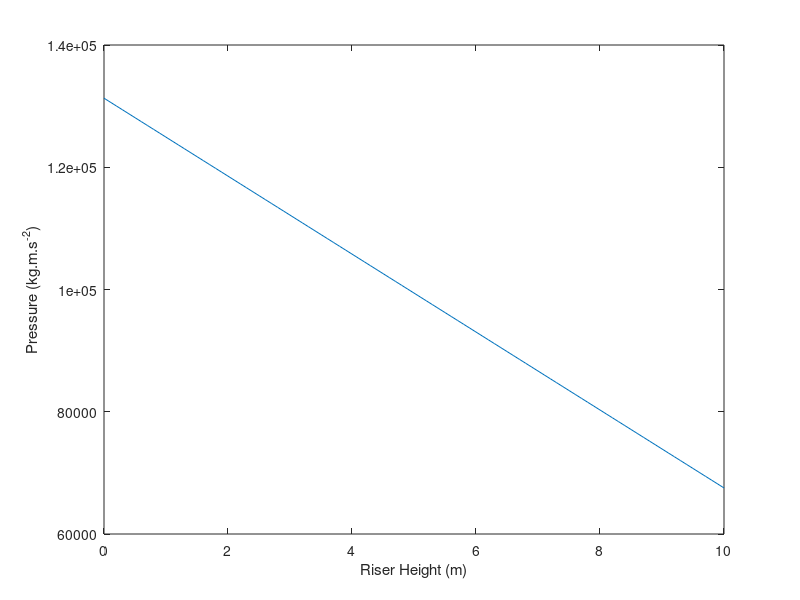

This figure's MATLAB source:
%% CE2-03-2 Group 6

% define constants
b1 = 429;       % m^3.kmol^-1
b2 = 2024;      % m^3.kmol^-1
b3 = 1.0001;    % m^3.kmol^-1
n = 0.428;      % dimensionless

% equations

%plot pressure vs riser height

rho_c=1300;              % kg.m^-3; rho_c=catalyst density
eps=0.5;                 % dimensionless; eps=bed voidage
g=9.81;                  % m.s^-2; g=gravitational acceleration constant
z=0:0.1:10;              % z=riser height
Po=1.3*1.01*10^5         %kg.m.s^-2; Po=Initial pressure
P=Po-rho_c*(1-eps)*g*z;  %P=pressure
plot(z,P)
xlabel('Riser Height (m)')
ylabel('Pressure (kg.m.s^{-2})')


